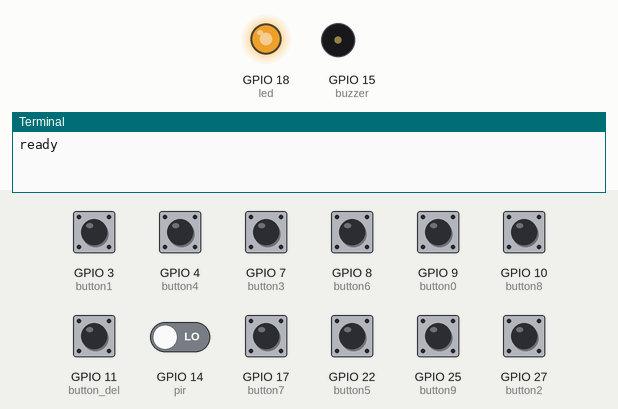
This program was run on a simulated Raspberry Pi (BCM pin numbers). On the bench: output pins drawn as LEDs (lit = HIGH), buzzer (waves = sounding, pin HIGH), the last lines printed to the terminal. Inputs (shaded band) come from the test bench; at power-on: GPIO 3 (button1), GPIO 4 (button4), GPIO 7 (button3), GPIO 8 (button6), GPIO 9 (button0), GPIO 10 (button8), GPIO 11 (button_del), GPIO 17 (button7), GPIO 22 (button5), GPIO 25 (button9), GPIO 27 (button2) HIGH, GPIO 14 (pir) LOW.

Above: at 1.2 s.
1.3 s: GPIO 14 (pir) driven HIGH
At 2.1 s:
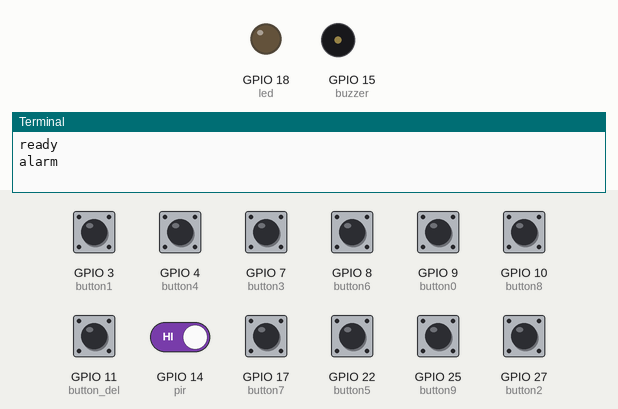
At 11.55 s:
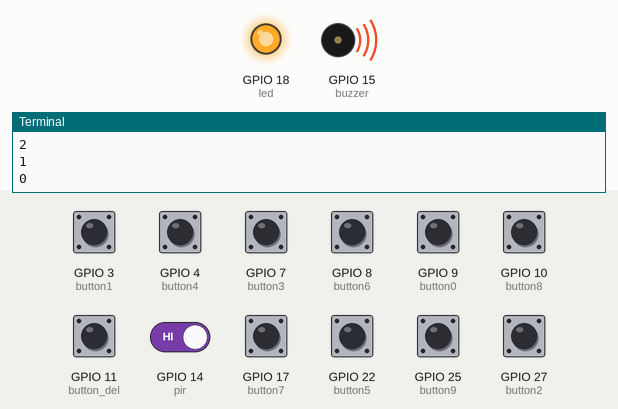
Timing chart, 0 to 13.8 s (numbered marks = the images above; inputs shaded):
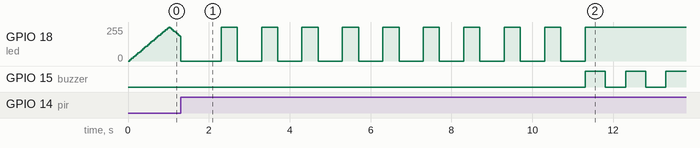

Measured:
- after the input at 1.3 s, GPIO 15 (buzzer): alternates HIGH for 0.50 s and LOW for 0.50 s, starting after 10.0 s
- by itself, GPIO 18 (led): repeats every 1.0 s: 255/255 0.40 s, 0/255 0.60 s, until it stays 255/255 from 11.3 s

The program:

MTAlarm.py
```python
from gpiozero import Button, PWMLED, MotionSensor, Buzzer
from time import sleep

# Setup all the GPIO pins and their devices
led = PWMLED(18)
buzzer = Buzzer(15)
pir = MotionSensor(14)
button1 = Button(3)
button2 = Button(27)
button3 = Button(7)
button4 = Button(4)
button5 = Button(22)
button6 = Button(8)
button7 = Button(17)
button8 = Button(10)
button9 = Button(25)
button0 = Button(9)
button_del = Button(11)

# create a dictionary of all the numerical buttons
# and their values
buttons = {button1 : '1',
           button2 : '2',
           button3 : '3',
           button4 : '4',
           button5 : '5',
           button6 : '6',
           button7 : '7',
           button8 : '8',
           button9 : '9',
           button0 : '0'}

setPIN = ['1','2','3','4'] # Default unlock code for the alarm

# Read 4 button presses. DEL button act as as 'backspace':
#  but if you get the last number wrong you can't undo!
def get_4_digits():
    entered=[] # list to store entered numbers
    button_del.when_pressed = lambda : entered.pop() if len(entered) > 0 else False
    for b in buttons: # set a function for every button in buttons list
        b.when_pressed = lambda b: entered.append(buttons[b])
    pressed_keys = 0 # keeps track of how many numbers have been entered
    while len(entered) < 4: # keep waiting until 4 numbers entered
        if len(entered) != pressed_keys:
             buzzer.beep(on_time=0.2, off_time=0.2,n=1) # beep every time button is pressed
             pressed_keys = len(entered)
    buzzer.beep(on_time=0.2, off_time=0.2,n=1)
    return(entered)

# Givesa 10 second window to eneter the correct code
# LED flashes faster and faster as countdown goes on
def countdown():
    counter = 10 # start at 10
    led.off()
    while (not disabled) and (counter > 0):
        counter -=1
        sleep(1)
        print(counter)
        led.blink(on_time=0.4,off_time=0.4,n=1)
    # whne time is up, start beeping!
    if not disabled:
        buzzer.beep(on_time=0.5,off_time=0.5)
        led.on()

print('ready')
disabled = False
led.pulse(fade_in_time=1, fade_out_time=1) # LED glows to show alarm is active
pir.when_motion = countdown # start countdown when motion detected
pir.wait_for_motion()
print('alarm')
PIN = get_4_digits() # wait for buttons presees
if PIN == setPIN: # if the code was correct....
    print('pin ok')
    led.off()
    disabled = True  # ... disable the alarm
```
